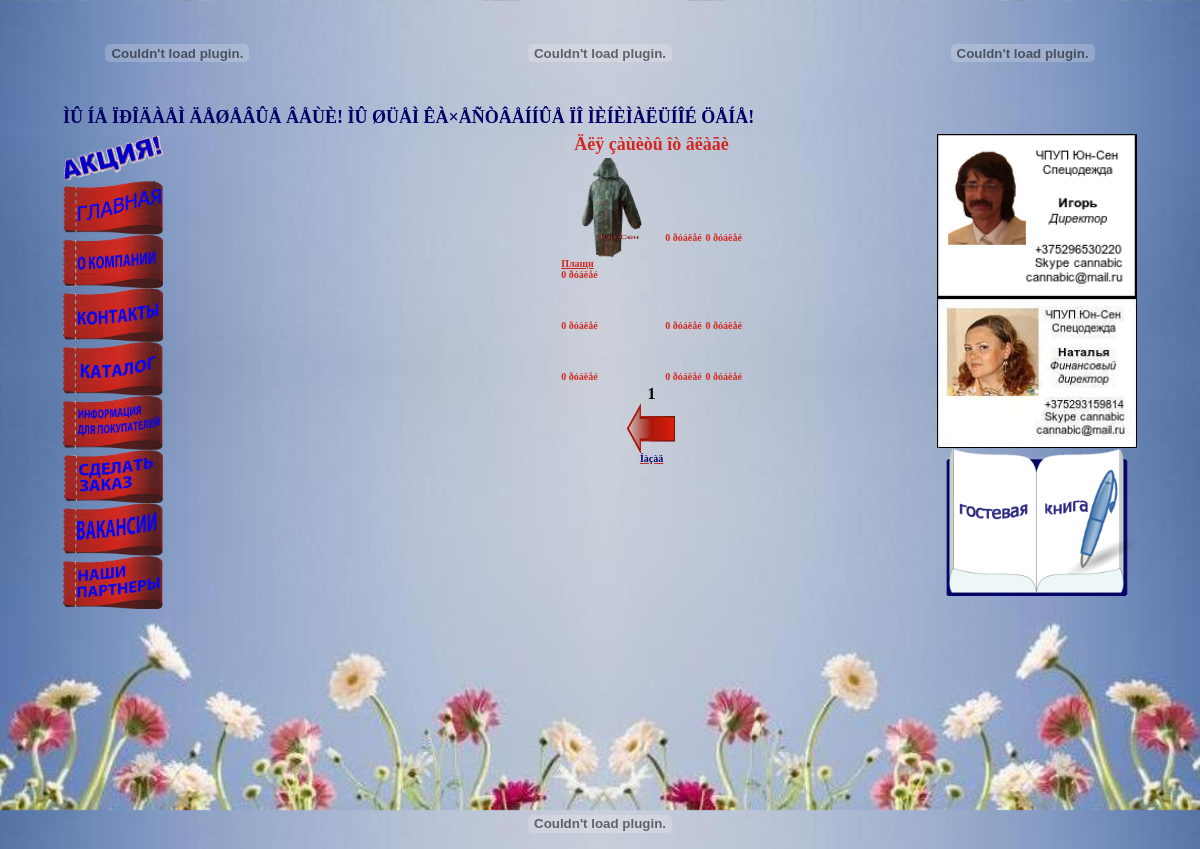
The app's page /4.php with its own data.
### tables this page shows
CREATE TABLE IF NOT EXISTS `catalog` (
  `category` text NOT NULL,
  `model` int(11) NOT NULL,
  `image` text NOT NULL,
  `name` text NOT NULL,
  `price` text NOT NULL,
  `description` text NOT NULL
);

### dollar.php (called while the page is built)
<?php
$dollar = 8000;
?>

### 4.php (the view, shortened to what this page needs)
<!DOCTYPE HTML PUBLIC "-//W3C//DTD HTML 4.01 Frameset//EN" "http://www.w3.org/TR/html4/frameset.dtd"><html>
 <head>
  <link rel="stylesheet" type="text/css" href="gallerystyle.css" />
<link rel="stylesheet" href="imagesize.css" type="text/css" />
</head>
<body align = center link = "#d22820"
alink = "#000066"
vlink = "#000066">
<div id="bg"></div>
<div id="content"><div align = center>
<table width = 90%>
<tr>
<td align = center>
<embed src="images/logo.swf" width = '150px' height = '100px' quality="high"  TYPE="application/x-shockwave-flash" wmode="transparent" loop="true" autoplay="true" pluginspage="http://www.macromedia.com/go/getflashplayer"></embed>
</td>
<td align = center>
<embed src="images/text.swf" width = '400px' height = '100px' quality="high"  TYPE="application/x-shockwave-flash" wmode="transparent" loop="true" autoplay="true" pluginspage="http://www.macromedia.com/go/getflashplayer"></embed>
</td>
<td align = center>
<embed src="images/phones.swf" width = '150px' height = '100px' quality="high"  TYPE="application/x-shockwave-flash" wmode="transparent" loop="true" autoplay="true" pluginspage="http://www.macromedia.com/go/getflashplayer"></embed>
</td>
</tr>
<tr>
<td colspan = 3><marquee>
<font size = 4px color="#000066" face="Verdana"><B>ÌÛ ÍÅ ÏÐÎÄÀÅÌ ÄÅØÅÂÛÅ ÂÅÙÈ! ÌÛ ØÜÅÌ ÊÀ×ÅÑÒÂÅÍÍÛÅ ÏÎ ÌÈÍÈÌÀËÜÍÎÉ ÖÅÍÅ!</B></font>
</marquee></td></tr>
</table>
</div>
<div align = center>
<table border="0"  width="90%" >
<tr>
<td valign = top rowspan = 2>
<a href = empty.php><img src = "images/act.gif" width = 100px></img><br>
<a href = index.php><img src = "images/index.gif" width = 100px></img></a><br>
<a href = company.php><img src = "images/company.gif" width = 100px></img></a><br>
<a href = contacts.php><img src = "images/contacts.gif" width = 100px></img></a><br>
<a href = catalog.php><img src = "images/catalog.gif" width = 100px></img></a><br>
<a href = info.php><img src = "images/info.gif" width = 100px></img></a><br>
<a href = vhod.php><img src = "images/zakaz.gif" width = 100px></img></a><br>
<a href = work.php><img src = "images/work.gif" width = 100px></img></a><br>
<a href = friends.php><img src = "images/friends.gif" width = 100px></img></a><br>
</td>
<td valign = top rowspan = 2 align="center">
<div align=center><font size = 4px color="#d22820" face="Verdana"><B>Äëÿ çàùèòû îò âëàãè</B></font></div>
<?php
$num = 9;
$page = $_GET['page'];
$page = intval($page);
if(empty($page) or $page < 0) $page = 1;
$start = $page * $num - $num;
$result = mysql_query("SELECT * FROM catalog WHERE category = '4' ORDER BY model ASC LIMIT $start, $num");
while ( $postrow[] = mysql_fetch_array($result))
include ('dollar.php');
echo "<table>";
for($i = 0; $i < $num; $i+=3)
{
echo "<tr><td><a href =p4".$postrow[$i]['model'].".php target = _blank>".$postrow[$i]['image']."
<br><font size = 1px color=#d22820 face=Verdana><B>".$postrow[$i]['name']."</B></font></a>
<br>
<font size = 1px color=#d22820 face=Verdana><B>".$postrow[$i]['price']*$dollar." ðóáëåé</B></font>
</td>";
echo "<td><a href =p4".$postrow[$i+1]['model'].".php target = _blank>".$postrow[$i+1]['image']."
<br><font size = 1px color=#d22820 face=Verdana><B>".$postrow[$i+1]['name']."</B></font></a>
<br>
<font size = 1px color=#d22820 face=Verdana><B>".$postrow[$i+1]['price']*$dollar." ðóáëåé</B></font>
</td>";
echo "<td><a href =p4".$postrow[$i+2]['model'].".php target = _blank>".$postrow[$i+2]['image']."
<br><font size = 1px color=#d22820 face=Verdana><B>".$postrow[$i+2]['name']."</B></font></a>
<br>
<font size = 1px color=#d22820 face=Verdana><B>".$postrow[$i+2]['price']*$dollar." ðóáëåé</B></font>
</td>";
}
echo "</tr></table>";
echo $pervpage.$page2left.$page1left.'<b>'.$page.'</b>'.$page1right.$page2right.$nextpage;
?>
<div align = center><a href="catalog.php" title="íàçàä"><img src="images/back.gif" border=0 width=50px height=50px><br><font size = 1px color="#000066" face="Verdana"><B>Íàçàä</B></a></div>
</td>
<td valign = top align = right WIDTH = 200PX>
<img src = images/igor.png WIDTH = 200PX>
<br><img src = images/natalia.JPG WIDTH = 200PX><br>
<a href = book.php><img src = "images/book.gif" width = 200px></img></a><br>
<div align="center">
<iframe src="http://diano4ka96.narod.ru/tag.html"
width="200" height="200"
align="left" scrolling=no
frameborder="0">
    Âàø áðàóçåð íå ïîääåðæèâàåò ïëàâàþùèå ôðåéìû!
 </iframe>
</div>
</tr>
</table>
</div>
<embed src="images/end.swf" width = '90%' height = '50px' quality="high"  TYPE="application/x-shockwave-flash" wmode="transparent" loop="true" autoplay="true" pluginspage="http://www.macromedia.com/go/getflashplayer"></embed>
</div>
</body>
</html>

### 4.php (style rules this page uses)
html { overflow-x: hidden; }
#bg { position:fixed; top:0; bottom:0; left:0; right:0; background-image:url(images/bg.jpg); background-size: contain; z-index:9998; }
#bg { position:fixed; top:0; bottom:0; left:0; right:0; background-image:url(images/bg.jpg);echo "<td><a href =p7".$postrow[$i+1]['model'].".php target = _blank>".$postrow[$i+1]['image']." <br><font size = 1px color=#d22820 face=Verdana><B>".$postrow[$i+1]['name']."</B></font></a></td>"; }
#content { position:absolute; top:0; bottom:0; left:0; right:0; z-index:9999 }

### records on screen
catalog: image (picture), name "Плащи", $postrow[$i]['price']*$dollar "0"

### other values on screen
$postrow[$i+1]['price']*$dollar "0"
$postrow[$i+2]['price']*$dollar "0"
$postrow[$i]['price']*$dollar "0"
$page "1"
